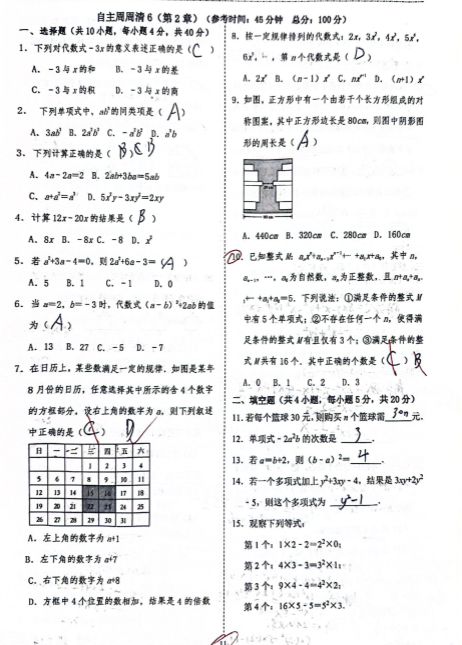
#> input picture resources/2.png, 462 x 645 px
$ python test_image_processor2.py
#> lines starting #> are read from the running program, lines starting #| are printed output that depends on the picture; after the words box and inside, x2 and y2 are one past the last pixel; in counts of white or black regions, pixels touching at a corner belong together
#> in main, image is the input picture: shape (645, 462, 3); mean B, G, R 237.6, 237.1, 236.9
### modules/image_processing/color_analysis.py
import cv2
import numpy as np
from typing import List, Dict, Tuple, Any
import logging

# 配置日志
logging.basicConfig(level=logging.INFO, format='%(asctime)s - %(name)s - %(levelname)s - %(message)s')
logger = logging.getLogger(__name__)

class ColorAnalyzer:
    """分析图像中的颜色，特别是手写笔迹的颜色"""

    # 定义常见笔迹颜色的HSV范围
    COLOR_RANGES = {
        "blue": {"lower": np.array([100, 50, 50]), "upper": np.array([130, 255, 255])},
        "red1": {"lower": np.array([0, 50, 50]), "upper": np.array([10, 255, 255])},
        "red2": {"lower": np.array([170, 50, 50]), "upper": np.array([180, 255, 255])},
        "green": {"lower": np.array([40, 50, 50]), "upper": np.array([80, 255, 255])},
        "black": {"lower": np.array([0, 0, 0]), "upper": np.array([180, 255, 30])},
    }

    def __init__(self):
        """初始化颜色分析器"""
        pass

    # [110 lines left out: functions identify_color, analyze_image_colors, segment_by_color, not called in this run]

    def detect_handwritten_areas(self, image: np.ndarray) -> List[Dict[str, Any]]:
        """
        检测图像中可能包含手写笔记的区域

        Args:
            image: OpenCV格式的图像

        Returns:
            区域列表，每个区域包含位置和主要颜色信息
        """
        try:
            handwritten_areas = []

            # 转换为HSV
            hsv_img = cv2.cvtColor(image, cv2.COLOR_BGR2HSV)
#> hsv_img: shape (645, 462, 3); mean H, S, V 56.6, 2.4, 238

            # 尝试检测每种颜色的区域
            for color in ["blue", "red", "green", "black"]:
                if color == "red":
                    # 红色在HSV中有两个范围
                    mask1 = cv2.inRange(hsv_img, self.COLOR_RANGES["red1"]["lower"], self.COLOR_RANGES["red1"]["upper"])
                    mask2 = cv2.inRange(hsv_img, self.COLOR_RANGES["red2"]["lower"], self.COLOR_RANGES["red2"]["upper"])
                    color_mask = cv2.bitwise_or(mask1, mask2)
                else:
                    color_mask = cv2.inRange(hsv_img, self.COLOR_RANGES[color]["lower"], self.COLOR_RANGES[color]["upper"])

                # 应用形态学闭运算以连接相邻像素
                kernel = np.ones((5, 5), np.uint8)
                closing = cv2.morphologyEx(color_mask, cv2.MORPH_CLOSE, kernel)

                # 查找轮廓
                contours, _ = cv2.findContours(closing, cv2.RETR_EXTERNAL, cv2.CHAIN_APPROX_SIMPLE)

                # 分析每个轮廓
                for contour in contours:
                    # 计算轮廓面积
                    area = cv2.contourArea(contour)

                    # 忽略太小的区域
                    if area < 100:
                        continue

                    # 获取边界矩形
                    x, y, w, h = cv2.boundingRect(contour)

                    # 将区域及其颜色添加到列表
                    handwritten_areas.append({
                        "color": color,
                        "bbox": (x, y, w, h),
                        "area": area
                    })
#> this loop made 4 passes
#> contours on pass 4: 60 contours, all with area under 20
#> pass 1, in detect_handwritten_areas, `color_mask = cv2.inRange(hsv_img, self.COLOR_RANGES[color]["lower"], s..`:
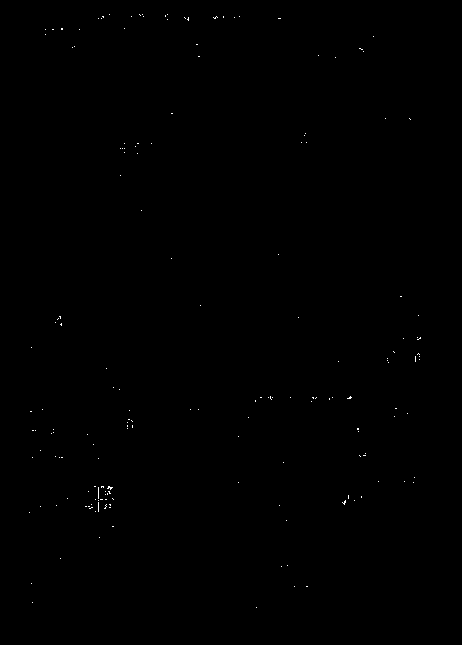
#> color_mask: shape (645, 462); 0.11% white in thin lines or dots, all inside (x1, y1, x2, y2) = (29, 14, 421, 608)
#> pass 1, in detect_handwritten_areas, `closing = cv2.morphologyEx(color_mask, cv2.MORPH_CLOSE, kernel)`:
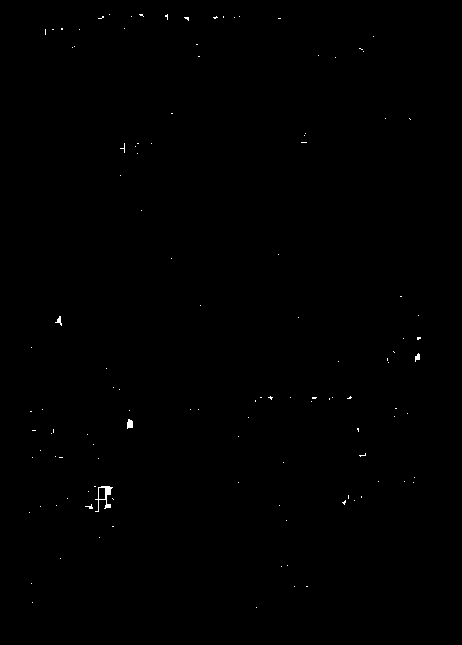
#> closing: shape (645, 462); 0.18% white in thin lines or dots, all inside (x1, y1, x2, y2) = (29, 14, 421, 608)
#> pass 2, in detect_handwritten_areas, `mask1 = cv2.inRange(hsv_img, self.COLOR_RANGES["red1"]["lower"], self...`:
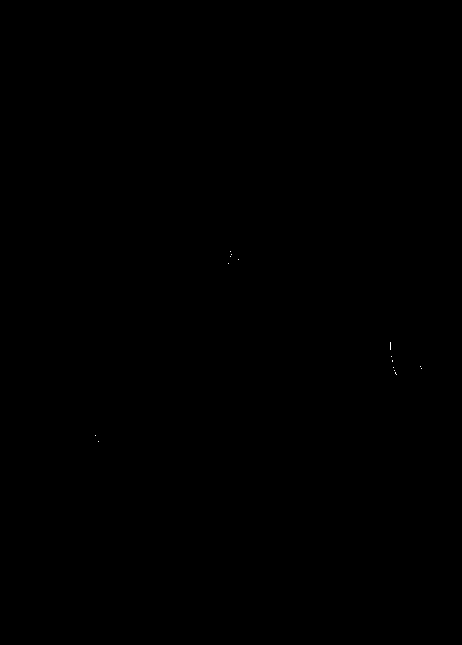
#> mask1: shape (645, 462); 0.01% white in thin lines or dots, all inside (x1, y1, x2, y2) = (95, 251, 422, 442)
#> pass 2, in detect_handwritten_areas, `mask2 = cv2.inRange(hsv_img, self.COLOR_RANGES["red2"]["lower"], self...`:
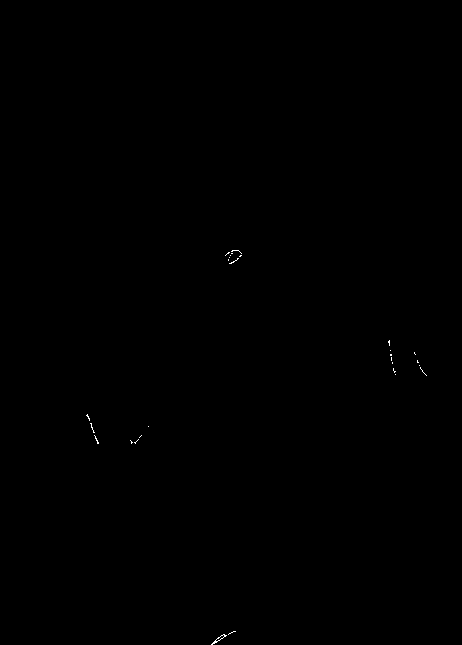
#> mask2: shape (645, 462); 0.06% white in thin lines or dots, all inside (x1, y1, x2, y2) = (86, 250, 427, 645)
#> after the loop:
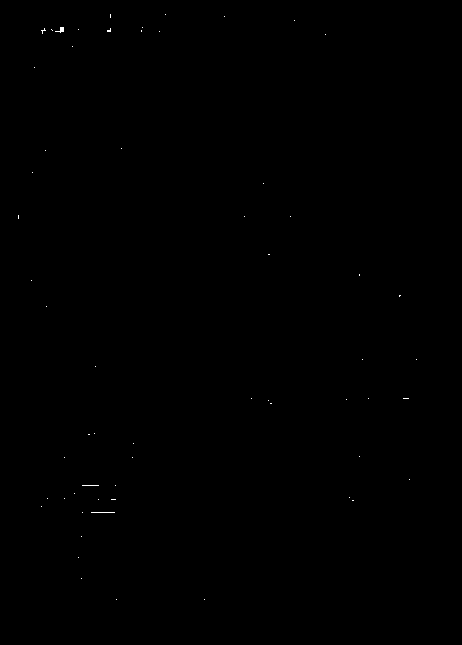
#> closing: shape (645, 462); 0.06% white in thin lines or dots, all inside (x1, y1, x2, y2) = (18, 14, 417, 600)
#> after the loop, handwritten_areas = 1 item

            return handwritten_areas
        except Exception as e:
            logger.error(f"检测手写区域出错: {e}")
            # 返回一些模拟数据以便测试能继续进行
            return [
                {"color": "blue", "bbox": (100, 100, 200, 50), "area": 10000},
                {"color": "red", "bbox": (100, 200, 200, 50), "area": 10000}
            ]

### test_image_processor2.py
# 测试颜色分析模块
import cv2
from modules.image_processing.color_analysis import ColorAnalyzer

def main():
    image_path = "resources/2.png"
    image = cv2.imread(image_path)

    if image is None:
        print(f"无法读取图像: {image_path}")
        return

    analyzer = ColorAnalyzer()
    handwritten_areas = analyzer.detect_handwritten_areas(image)
#> handwritten_areas = 1 item

    print(f"检测到 {len(handwritten_areas)} 个手写区域:")
#| 检测到 1 个手写区域:
    for area in handwritten_areas:
        print(f"颜色: {area['color']}, 位置: {area['bbox']}")
#> this loop made 1 pass
#> area on pass 1: {'color': 'blue', 'bbox': (95, 486, 18, 26), 'area': 154}
#| 颜色: blue, 位置: (95, 486, 18, 26)

if __name__ == "__main__":
    main()
